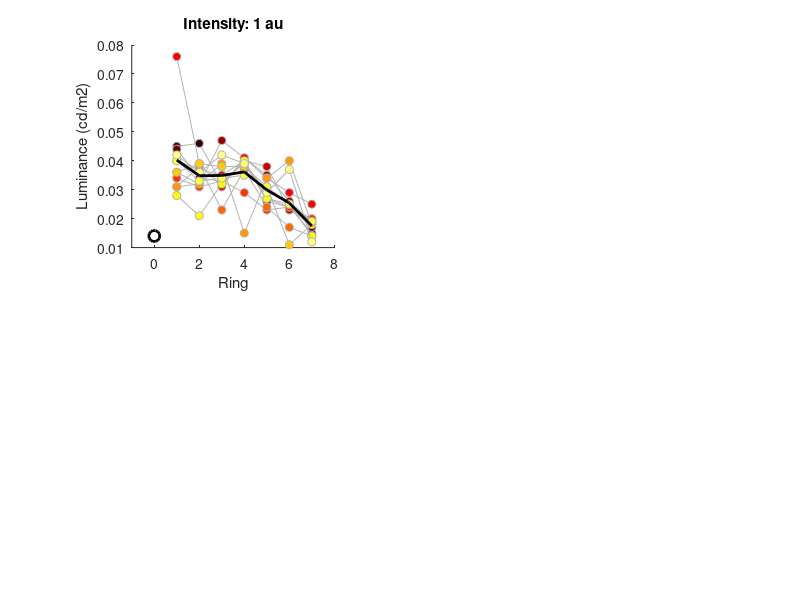

The MATLAB source for this figure: (Note: this script raises an error after producing the figure.)
function pa_sky_check
% PA_SKY_CHECK
% 
% Luminance measurements of the 'SKY'-LEDs in the hoop set-up on 20 Feb
% 2013, after moving to Huijgens-building

% 2012 Rachel Gross-Hardt, Marc van Wanrooij
% e-mail: marcvanwanrooij@neural-code.com

close all
clear all

%% First measurements:
% complete darkness for intensity 1, room lights on lowest possible intensity for intensity 255
% Illuminance meter:  Preset, absolute, slow response
% While sitting in chair, meter directed at LEDs (center), sharpness adjusted and illuminance measured

%% Intensity 1
x		= 1:7; % Ring 1:7
z		= 0.014;
Y(:,1)	= [0.045;0.046;0.032;0.040;0.026;0.024;0.015]; % spaak 1
Y(:,2)	= [0.044;0.034;0.033;0.039;0.027;0.024;0.017];
Y(:,3)	= [0.036;0.032;0.047;0.041;0.035;0.026;0.019];
Y(:,4)	= [0.040;0.037;0.035;0.040;0.038;0.023;0.019];
Y(:,5)	= [0.076;0.039;0.031;0.041;0.034;0.029;0.025];
Y(:,6)	= [0.034;0.031;0.033;0.029;0.023;0.024;0.020];
Y(:,7)	= [0.031;0.038;0.023;0.037;0.024;0.017;0.014];
Y(:,8)	= [0.031;0.032;0.039;0.015;0.034;0.040;0.018];
Y(:,9)	= [0.036;0.039;0.038;0.038;0.031;0.011;0.018];
Y(:,10) = [0.028;0.021;0.032;0.040;0.027;0.025;0.014];
Y(:,11) = [0.040;0.033;0.034;0.035;0.031;0.025;0.019];
% Y(:,12) = [0.042;0.036;0.042;0.039;0.029;0.037;0.006]; % spaak 12, pre-21-Feb-2013
Y(:,12) = [0.042;0.036;0.042;0.039;0.029;0.037;0.012]; % spaak 12

plotsky(x,Y,z,1,3,1,0);


%% Intensity 255
x = 1:7;
z      = 3.2;
Y(:,1) = [11.3;11.3;8.2;4.8;6.6;5.9;3.5];
Y(:,2) = [10.7;8.4;8.5;9.7;6.7;6.1;4.2];
Y(:,3) = [8.7;8.2;12.1;10.4;8.97;6.5;4.67];
Y(:,4) = [10.2;9.5;9;11.2;9.7;6;4.6];
Y(:,5) = [18.5;10.3;8.1;11.4;9.2;7.6;6];
Y(:,6) = [8.9;9.5;8.8;8.5;7.1;8.1;5.8];
Y(:,7) = [11;13.8;8.1;12.4;8.4;5.5;4.3];
Y(:,8) = [10.6;11.6;14.1;5.4;11.9;13.6;5.8];
Y(:,9) = [12.8;14.3;13.7;13.9;11.6;2.6;4.6];
Y(:,10) = [7.4;5.6;8.6;10.8;6.9;6.8;3.2];
Y(:,11) = [10.7;8.9;9.3;9.8;8.6;6.8;4.6];
% Y(:,12) = [11.7;10.1;11.9;11.2;7.6;9.7;1.3]; % pre-21-Feb-2013
Y(:,12) = [11.7;10.1;11.9;11.2;7.6;9.7;2.9];

plotsky(x,Y,z,2,4,255,0);

pa_datadir;
print('-depsc','-painter',[mfilename '1']);

%% Measured with standard and some LEDs adjusted, intensity = 1
%(distance: 106cm to central fixation LED, up to 183 cm to far left LED)
clear Y
x = 1:7;
Y(:,1) = [0.050;0.045;0.065;0.058;0.043;0.028;0.020];
Y(:,2) = [0.058;0.054;0.047;0.058;0.051;0.026;0.020];
Y(:,3) = [0.111;0.064;0.050;0.064;0.045;0.033;0.026];
Y(:,4) = [0.053;0.049;0.049;0.044;0.030;0.022;0.020];
Y(:,5) = [0.050;0.061;0.037;0.056;0.034;0.020;0.018];
Y(:,6) = [0.043;0.045;0.053;0.042;0.040;0.037;0.020];
Y(:,7) = [0.050;0.055;0.048;0.046;0.034;0.019;0.019];
figure(2)
plotsky(x,Y,0,1,3,1,2);

%% Measured with standard and some LEDs adjusted, intensity = 255
%(distance: 106cm to central fixation LED, up to 183 cm to far left LED)
clear Y
x = 1:1:7;
Y(:,1) = [13.36;11.51;16.66;14.8;10.85;7.03;4.86];
Y(:,2) = [15.48;14.02;12.50;14.72;12.88;6.43;4.82];
Y(:,3) = [29.12;16.21;12.86;16.7;11.51;8.13;6.36];
Y(:,4) = [13.39;12.40;12.46;10.97;7.46;5.45;4.95];
Y(:,5) = [12.6;15.62;9.55;14.27;8.33;5.1;4.21];
Y(:,6) = [10.93;11.4;13.66;10.58;10.36;9.74;5.2];
Y(:,7) = [13.42;14.46;12.45;11.6;8.4;4.53;4.55];
figure(2)
plotsky(x,Y,0,2,4,1,2);

pa_datadir;
print('-depsc','-painter',[mfilename '2']);

%% Intensity curve for fixation LED
% Distance 106cm
figure(3)
x = [1;5;10;30;50;80;100;130;150;170;200;230;250;255];
I = [0.020;0.101;0.200;0.600;0.996;1.588;1.980;2.564;2.950;3.333;3.905;4.470;4.844;4.930];
plot(x,I,'k-o','MarkerFaceColor','w','LineWidth',2)
% axis square
box off
title('Intensity Curve Fixation LED')
xlabel('Intensity')
ylabel('Luminance (cd/m2)')
xlim([0 256]);
axis square;
b = regstats(I,x);
h = pa_regline(b.beta,'r-');
str = ['L = ' num2str(b.beta(2),2) ' x I_{EXP} + ' num2str(b.beta(1),2)];
title(str);

pa_datadir;
print('-depsc','-painter',[mfilename '3']);

function plotsky(x,Y,z,sb1,sb2,int,spoke)
n		= size(Y,2);
col		= hot(n+2);
muY		= mean(Y,2);

subplot(2,2,sb1)
plot(0,z,'ko','MarkerFaceColor','w','LineWidth',2,'MarkerSize',8)
hold on
for ii	= 1:n
	plot(x,Y(:,ii),'ko-','MarkerFaceColor',col(ii,:),'Color',[.7 .7 .7]);
end
plot(x,muY,'k-','LineWidth',2);
xlabel('Ring')
ylabel('Luminance (cd/m2)')
title (['Intensity: ' num2str(int) ' au'])
box off
axis square;
xlim([min(x)-2 max(x)+1]);
pa_text(0.1,0.9,char(64+sb1));

%% Grid
indx = 1:size(Y,2);
% Y = bsxfun(@rdivide, Y, muY); % normalize
Y = Y/10
subplot(2,2,sb2)
n		= numel(Y);
[R,S]	= meshgrid(x,indx+spoke);
[az,el] = pa_sky2azel(R,S);
plot(az,el,'k-','Color',[.7 .7 .7]);
hold on


[S,R] = meshgrid(indx+spoke,x);
[az,el] = pa_sky2azel(R,S);
plot(az,el,'k-','Color',[.7 .7 .7]);

col = hot(15);
for ii = 1:n
	plot(az(ii),el(ii),'ko','MarkerSize',ceil(Y(ii)*5),'MarkerFaceColor',col(S(ii),:),'Color',[.7 .7 .7]);
end
axis([-60 60 -60 60]);
axis square;
box off;
xlabel('Azimuth (deg)');
ylabel('Elevation (deg)');
pa_text(0.1,0.9,char(64+sb2));






